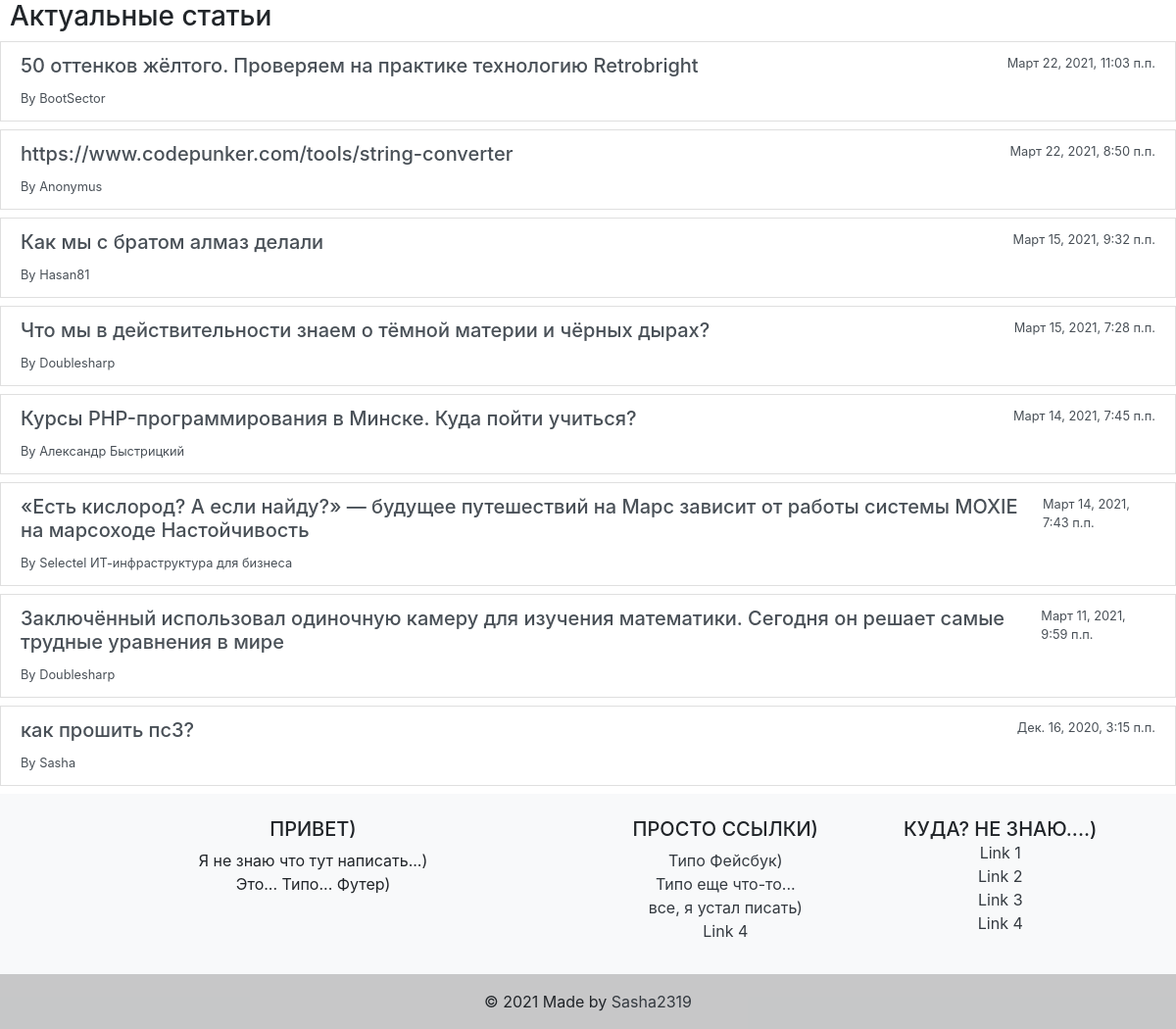
Page /articles/home on the committed database.
### myFirst/apps/articles/models.py (models this page shows, shortened)
class Article(models.Model):
    article_title = models.CharField('название статьи', max_length=200, default='')
    article_text = models.TextField('текст статьи', default='')
    pub_date = models.DateTimeField('дата публикации', auto_now_add=True)
    author_name = models.CharField('имя автора', max_length=55, default='')
    article_image = models.ImageField(upload_to='img', default='')

### myFirst/apps/articles/views.py (the view)
# urls.py: path('home', views.home, name='home'),
def home(request):
    latest_articles = Article.objects.order_by('-pub_date')
    return render(request, 'articles/list.html', {'latest_articles':latest_articles})

### myFirst/templates/articles/list.html (shortened to what this page needs)
{% extends 'base.html' %}
{% block content %}
<h3 style="padding-left: 10px;">Актуальные статьи</h3>
<div class="list-group">
    {% for article in latest_articles %}
    <div class="mb-2">
        <a href="/{{article.id}}" class="list-group-item list-group-item-action" aria-current="true">
        <div class="d-flex w-100 justify-content-between">
          <h5 class="mb-1">{{article.article_title}}</h5>
          <small>{{article.pub_date}}</small>
        </div>
        <small>By {{article.author_name}}</small>
      </a>
    </div>
    {% endfor %}
  </div>
{% endblock %}

### rows in the picture
Article: article_title "50 оттенков жёлтого. Проверяем на практике технологию Retrobright", pub_date "Март 22, 2021, 11:03 п.п.", author_name "BootSector"
Article: article_title "https://www.codepunker.com/tools/string-converter", pub_date "Март 22, 2021, 8:50 п.п.", author_name "Anonymus"
Article: article_title "Как мы с братом алмаз делали", pub_date "Март 15, 2021, 9:32 п.п.", author_name "Hasan81"
Article: article_title "Что мы в действительности знаем о тёмной материи и чёрных дырах?", pub_date "Март 15, 2021, 7:28 п.п.", author_name "Doublesharp"
Article: article_title "Курсы PHP-программирования в Минске. Куда пойти учиться?", pub_date "Март 14, 2021, 7:45 п.п.", author_name "Александр Быстрицкий"
Article: article_title "«Есть кислород? А если найду?» — будущее путешествий на Марс зависит от работы системы MOXIE на марсоходе Настойчивость", pub_date "Март 14, 2021, 7:43 п.п.", author_name "Selectel ИТ-инфраструктура для бизнеса"
Article: article_title "Заключённый использовал одиночную камеру для изучения математики. Сегодня он решает самые трудные уравнения в мире", pub_date "Март 11, 2021, 9:59 п.п.", author_name "Doublesharp"
Article: article_title "как прошить пс3?", pub_date "Дек. 16, 2020, 3:15 п.п.", author_name "Sasha"
